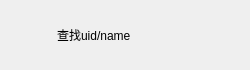
<?xml version="1.0" encoding="UTF-8"?>
<ui version="4.0">
 <class>AddUserItem</class>
 <widget class="QWidget" name="AddUserItem">
  <property name="geometry">
   <rect>
    <x>0</x>
    <y>0</y>
    <width>250</width>
    <height>70</height>
   </rect>
  </property>
  <property name="minimumSize">
   <size>
    <width>250</width>
    <height>70</height>
   </size>
  </property>
  <property name="maximumSize">
   <size>
    <width>250</width>
    <height>70</height>
   </size>
  </property>
  <property name="windowTitle">
   <string>Form</string>
  </property>
  <layout class="QHBoxLayout" name="horizontalLayout">
   <item>
    <widget class="QLabel" name="add_tip">
     <property name="minimumSize">
      <size>
       <width>40</width>
       <height>40</height>
      </size>
     </property>
     <property name="maximumSize">
      <size>
       <width>40</width>
       <height>40</height>
      </size>
     </property>
     <property name="text">
      <string/>
     </property>
    </widget>
   </item>
   <item>
    <widget class="QLabel" name="message__tip">
     <property name="text">
      <string>查找uid/name</string>
     </property>
    </widget>
   </item>
   <item>
    <widget class="QLabel" name="right_tip">
     <property name="minimumSize">
      <size>
       <width>30</width>
       <height>30</height>
      </size>
     </property>
     <property name="maximumSize">
      <size>
       <width>30</width>
       <height>30</height>
      </size>
     </property>
     <property name="text">
      <string/>
     </property>
    </widget>
   </item>
  </layout>
 </widget>
 <resources/>
 <connections/>
</ui>
